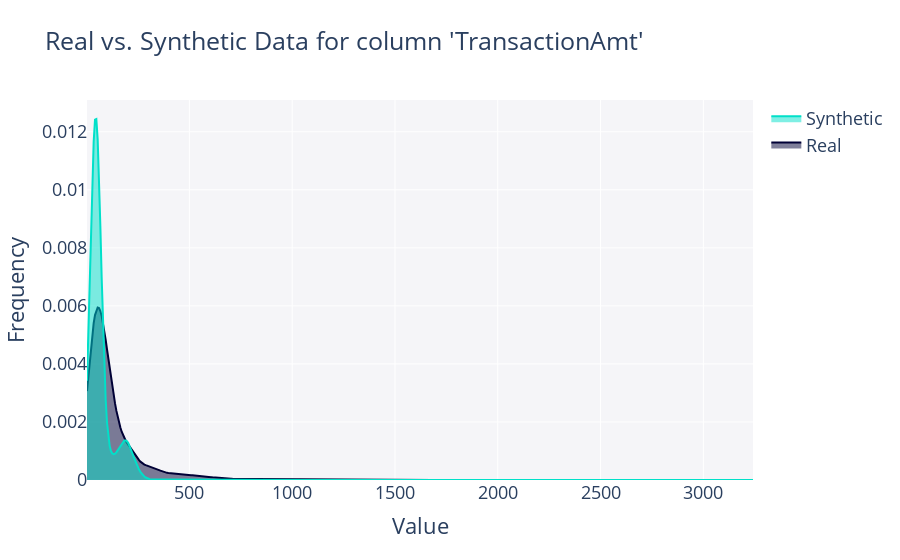

Notebook cell for this chart:
### Code cell
# Plot for the TVAESynthesizer model
fig_TVAE_SDV = get_column_plot(
    real_data=training_df,
    synthetic_data=synthetic_data_TVAE_SDV,
    metadata=metadata,
    column_name="TransactionAmt"
)
    
fig_TVAE_SDV.show()

### Figure 1 — Plotly figure (JSON) as saved in the notebook; plotly's stock layout.template omitted (floating-point values rounded to 4 significant figures; data arrays with more than 128 entries replaced by an {"elided": "..."} marker saying what was removed)
{"data": [{"fill": "tozeroy", "hovertemplate": "<b>Real</b><br>Frequency: %{y}<extra></extra>", "legendgroup": "Real", "marker": {"color": "#000036"}, "mode": "lines", "name": "Real", "showlegend": true, "type": "scatter", "x": {"elided": "500 float values"}, "xaxis": "x", "y": {"elided": "500 float values"}, "yaxis": "y"}, {"fill": "tozeroy", "hovertemplate": "<b>Synthetic</b><br>Frequency: %{y}<extra></extra>", "legendgroup": "Synthetic", "marker": {"color": "#01E0C9"}, "mode": "lines", "name": "Synthetic", "showlegend": true, "type": "scatter", "x": {"elided": "500 float values"}, "xaxis": "x", "y": {"elided": "500 float values"}, "yaxis": "y"}], "layout": {"barmode": "overlay", "font": {"size": 18}, "hovermode": "closest", "legend": {"traceorder": "reversed"}, "plot_bgcolor": "#F5F5F8", "title": {"text": "Real vs. Synthetic Data for column 'TransactionAmt'"}, "xaxis": {"anchor": "y2", "domain": [0, 1], "title": {"text": "Value"}, "zeroline": false}, "yaxis": {"anchor": "free", "domain": [0, 1], "position": 0, "title": {"text": "Frequency"}}}}
